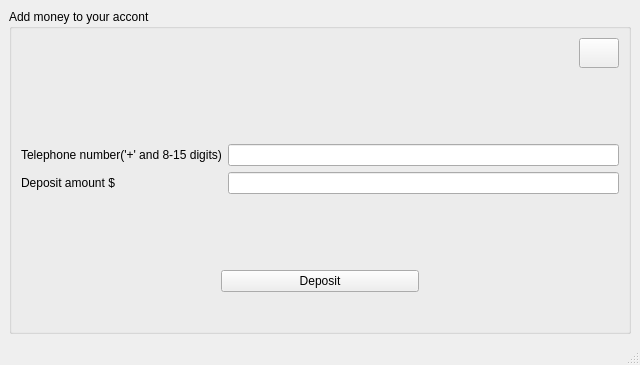
<?xml version="1.0" encoding="UTF-8"?>
<ui version="4.0">
 <class>money</class>
 <widget class="QMainWindow" name="money">
  <property name="geometry">
   <rect>
    <x>0</x>
    <y>0</y>
    <width>640</width>
    <height>365</height>
   </rect>
  </property>
  <property name="minimumSize">
   <size>
    <width>640</width>
    <height>365</height>
   </size>
  </property>
  <property name="maximumSize">
   <size>
    <width>640</width>
    <height>365</height>
   </size>
  </property>
  <property name="windowTitle">
   <string>AddMoney</string>
  </property>
  <widget class="QWidget" name="centralwidget">
   <layout class="QGridLayout" name="gridLayout">
    <item row="0" column="0">
     <widget class="QGroupBox" name="groupBox">
      <property name="title">
       <string>Add money to your accont</string>
      </property>
      <layout class="QVBoxLayout" name="verticalLayout_2">
       <item>
        <layout class="QHBoxLayout" name="horizontalLayout_2">
         <item>
          <spacer name="horizontalSpacer_3">
           <property name="orientation">
            <enum>Qt::Horizontal</enum>
           </property>
           <property name="sizeHint" stdset="0">
            <size>
             <width>40</width>
             <height>30</height>
            </size>
           </property>
          </spacer>
         </item>
         <item>
          <widget class="QPushButton" name="pushButton_2">
           <property name="sizePolicy">
            <sizepolicy hsizetype="Minimum" vsizetype="Fixed">
             <horstretch>0</horstretch>
             <verstretch>0</verstretch>
            </sizepolicy>
           </property>
           <property name="minimumSize">
            <size>
             <width>0</width>
             <height>30</height>
            </size>
           </property>
           <property name="maximumSize">
            <size>
             <width>16777215</width>
             <height>30</height>
            </size>
           </property>
           <property name="styleSheet">
            <string notr="true"/>
           </property>
           <property name="text">
            <string/>
           </property>
           <property name="icon">
            <iconset resource="resource.qrc">
             <normaloff>:/rec/images/help_sign.png</normaloff>:/rec/images/help_sign.png</iconset>
           </property>
          </widget>
         </item>
        </layout>
       </item>
       <item>
        <layout class="QVBoxLayout" name="verticalLayout">
         <item>
          <spacer name="verticalSpacer_2">
           <property name="orientation">
            <enum>Qt::Vertical</enum>
           </property>
           <property name="sizeType">
            <enum>QSizePolicy::Minimum</enum>
           </property>
           <property name="sizeHint" stdset="0">
            <size>
             <width>20</width>
             <height>40</height>
            </size>
           </property>
          </spacer>
         </item>
         <item>
          <layout class="QGridLayout" name="gridLayout_2">
           <item row="1" column="1">
            <widget class="QLineEdit" name="lineEdit_2">
             <property name="maximumSize">
              <size>
               <width>16777215</width>
               <height>22</height>
              </size>
             </property>
            </widget>
           </item>
           <item row="0" column="0">
            <widget class="QLabel" name="label">
             <property name="maximumSize">
              <size>
               <width>16777215</width>
               <height>22</height>
              </size>
             </property>
             <property name="text">
              <string>Telephone number('+' and 8-15 digits)</string>
             </property>
            </widget>
           </item>
           <item row="1" column="0">
            <widget class="QLabel" name="label_2">
             <property name="minimumSize">
              <size>
               <width>120</width>
               <height>22</height>
              </size>
             </property>
             <property name="maximumSize">
              <size>
               <width>16777215</width>
               <height>22</height>
              </size>
             </property>
             <property name="text">
              <string>Deposit amount $</string>
             </property>
            </widget>
           </item>
           <item row="0" column="1">
            <widget class="QLineEdit" name="lineEdit">
             <property name="maximumSize">
              <size>
               <width>16777215</width>
               <height>22</height>
              </size>
             </property>
             <property name="inputMask">
              <string/>
             </property>
            </widget>
           </item>
          </layout>
         </item>
         <item>
          <spacer name="verticalSpacer">
           <property name="orientation">
            <enum>Qt::Vertical</enum>
           </property>
           <property name="sizeType">
            <enum>QSizePolicy::Fixed</enum>
           </property>
           <property name="sizeHint" stdset="0">
            <size>
             <width>20</width>
             <height>40</height>
            </size>
           </property>
          </spacer>
         </item>
         <item>
          <layout class="QHBoxLayout" name="horizontalLayout">
           <item>
            <spacer name="horizontalSpacer_2">
             <property name="orientation">
              <enum>Qt::Horizontal</enum>
             </property>
             <property name="sizeType">
              <enum>QSizePolicy::Fixed</enum>
             </property>
             <property name="sizeHint" stdset="0">
              <size>
               <width>200</width>
               <height>20</height>
              </size>
             </property>
            </spacer>
           </item>
           <item>
            <widget class="QPushButton" name="pushButton">
             <property name="maximumSize">
              <size>
               <width>16777215</width>
               <height>22</height>
              </size>
             </property>
             <property name="text">
              <string>Deposit</string>
             </property>
            </widget>
           </item>
           <item>
            <spacer name="horizontalSpacer">
             <property name="orientation">
              <enum>Qt::Horizontal</enum>
             </property>
             <property name="sizeType">
              <enum>QSizePolicy::Fixed</enum>
             </property>
             <property name="sizeHint" stdset="0">
              <size>
               <width>200</width>
               <height>20</height>
              </size>
             </property>
            </spacer>
           </item>
          </layout>
         </item>
        </layout>
       </item>
      </layout>
     </widget>
    </item>
   </layout>
  </widget>
  <widget class="QMenuBar" name="menubar">
   <property name="geometry">
    <rect>
     <x>0</x>
     <y>0</y>
     <width>640</width>
     <height>25</height>
    </rect>
   </property>
  </widget>
  <widget class="QStatusBar" name="statusbar"/>
 </widget>
 <tabstops>
  <tabstop>lineEdit</tabstop>
  <tabstop>lineEdit_2</tabstop>
  <tabstop>pushButton</tabstop>
  <tabstop>pushButton_2</tabstop>
 </tabstops>
 <resources>
  <include location="resource.qrc"/>
 </resources>
 <connections/>
</ui>
